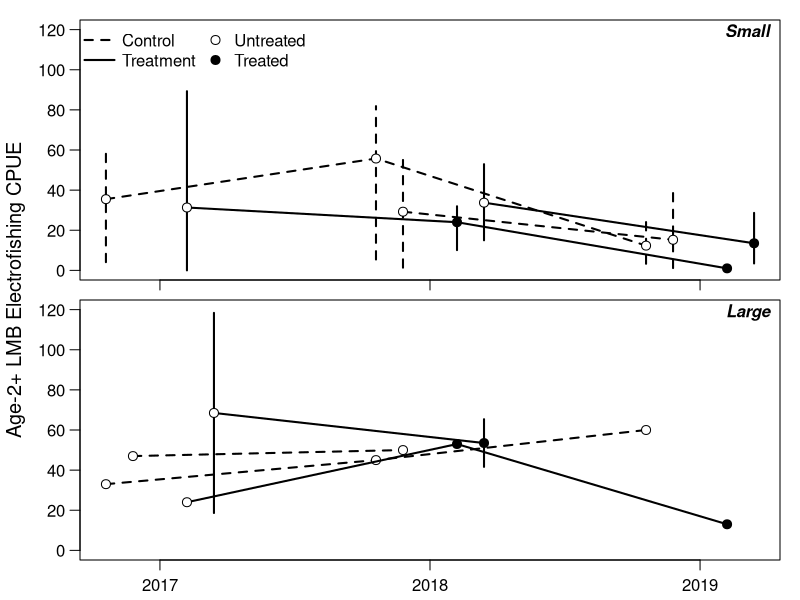

The R script that drew this image:

dat = read.csv("lmb_output.csv")
dat$new = ifelse(dat$lake %in% c("drummond3", "lm", "promise", "mark"), 1, 0)
dat$drop = ifelse(dat$lake %in% c("lee county lake", "barbour county lake", "washington county lake"), 1, 0)

yvar = "cpue_2p"

datsub = dat[,c("year", "type", "times_treat", "size_class", "new", "drop", yvar)]

library(dplyr)

plot_dat_sml = datsub %>% filter(size_class == "small") %>%
  group_by(year, type, new, times_treat) %>%
  summarize(
    mn = mean(cpue_2p, na.rm = T),
    lwr = quantile(cpue_2p, 0.025, na.rm = T),
    upr = quantile(cpue_2p, 0.975, na.rm = T)
    ) %>% ungroup
plot_dat_big = datsub %>% filter(size_class == "big") %>%
  group_by(year, type, drop, times_treat) %>%
  summarize(
    mn = mean(cpue_2p, na.rm = T),
    lwr = quantile(cpue_2p, 0.025, na.rm = T),
    upr = quantile(cpue_2p, 0.975, na.rm = T)
    ) %>% ungroup

plot_dat_sml$year = as.numeric(plot_dat_sml$year)
plot_dat_big$year = as.numeric(plot_dat_big$year)

off_c1 = -0.2
off_c2 = off_c1/2
off_t2 = 0.2
off_t1 = off_t2/2
ppi = 600
png("cpue_2p.png", h = 7 * ppi, w = 4 * ppi, res = ppi)

# small lakes
par(mfrow = c(2,1), mar = c(0.5,1,0.5,1), oma = c(1.5,3,0.5,0), cex.axis = 1, cex.lab = 1.2, mgp = c(1,0.75,0))
plot(1,1, type = "n", xlim = c(2017,2019) + range(c(off_c1, off_c2, off_t1, off_t2)), ylim = c(0,120),
     xaxt = "n", las = 1, ylab = "")
usr = par("usr"); xdiff = usr[2] - usr[1]; ydiff = usr[4] - usr[3]
text(x = usr[2] - xdiff * 0, y = usr[4] - ydiff * 0.05, pos = 2, "Small", font = 4)

# controls (not new entries)
ind = c(1,3,7)
lines(mn ~ I(year + off_c1), data = plot_dat_sml[ind,], lwd = 2, lty = 2, type = "l")
with(plot_dat_sml[ind,], segments(I(year + off_c1), lwr, I(year + off_c1), upr, lty = 2, lwd = 2))
points(mn ~ I(year + off_c1), data = plot_dat_sml[ind,], pch = 21, bg = "white", cex = 1.2)

# treats (not new entries)
ind = c(2,6,10)
lines(mn ~ I(year + off_t1), data = plot_dat_sml[ind,], lwd = 2, type = "l")
with(plot_dat_sml[ind,], segments(I(year + off_t1), lwr, I(year + off_t1), upr, lwd = 2))
points(mn ~ I(year + off_t1), data = plot_dat_sml[ind,], pch = 21, bg = c("white", "black", "black"), cex = 1.2)

# controls (new entry 2018)
ind = c(4,8)
lines(mn ~ I(year + off_c2), data = plot_dat_sml[ind,], lwd = 2, lty = 2, type = "l")
with(plot_dat_sml[ind,], segments(I(year + off_c2), lwr, I(year + off_c2), upr, lty = 2, lwd = 2))
points(mn ~ I(year + off_c2), data = plot_dat_sml[ind,], pch = 21, bg = "white", cex = 1.2)

# treats (new entry 2018)
ind = c(5,9)
lines(mn ~ I(year + off_t2), data = plot_dat_sml[ind,], lwd = 2, type = "l")
with(plot_dat_sml[ind,], segments(I(year + off_t2), lwr, I(year + off_t2), upr, lwd = 2))
points(mn ~ I(year + off_t2), data = plot_dat_sml[ind,], pch = 21, bg = c("white", "black"), cex = 1.2)

axis(side = 1, at = 2017:2019, labels = rep("", 3))
legend("topleft", legend = c("Control", "Treatment", "Untreated", "Treated"), ncol = 2,
       pch = c(NA, NA, 21, 21), pt.cex = c(NA, NA, 1.2, 1.2), pt.bg = c(NA, NA, "white", "black"),
       bty = "n", lty = c(2,1,NA,NA), lwd = c(2,2,NA,NA), x.intersp = c(0.5, 0.5, 0.25, 0.25))

# big lakes
plot_dat_big
plot(1,1, type = "n", xlim = c(2017,2019) + range(c(off_c1, off_c2, off_t1, off_t2)), ylim = c(0,120),
     xaxt = "n", las = 1, ylab = "")
usr = par("usr"); xdiff = usr[2] - usr[1]; ydiff = usr[4] - usr[3]
text(x = usr[2] - xdiff * 0, y = usr[4] - ydiff * 0.05, pos = 2, "Large", font = 4)
# controls (not new entries)
ind = c(1,5,9)
lines(mn ~ I(year + off_c1), data = plot_dat_big[ind,], lwd = 2, lty = 2, type = "l")
with(plot_dat_big[ind,], segments(I(year + off_c1), lwr, I(year + off_c1), upr, lty = 2, lwd = 2))
points(mn ~ I(year + off_c1), data = plot_dat_big[ind,], pch = 21, bg = "white", cex = 1.2)

# treats (not new entries)
ind = c(3,7,10)
lines(mn ~ I(year + off_t1), data = plot_dat_big[ind,], lwd = 2, type = "l")
with(plot_dat_big[ind,], segments(I(year + off_t1), lwr, I(year + off_t1), upr, lwd = 2))
points(mn ~ I(year + off_t1), data = plot_dat_big[ind,], pch = 21, bg = c("white", "black", "black"), cex = 1.2)

# controls (new entry 2018)
ind = c(2,6)
lines(mn ~ I(year + off_c2), data = plot_dat_big[ind,], lwd = 2, lty = 2, type = "l")
with(plot_dat_big[ind,], segments(I(year + off_c2), lwr, I(year + off_c2), upr, lty = 2, lwd = 2))
points(mn ~ I(year + off_c2), data = plot_dat_big[ind,], pch = 21, bg = "white", cex = 1.2)

# treats (new entry 2018)
ind = c(4,8)
lines(mn ~ I(year + off_t2), data = plot_dat_big[ind,], lwd = 2, type = "l")
with(plot_dat_big[ind,], segments(I(year + off_t2), lwr, I(year + off_t2), upr, lwd = 2))
points(mn ~ I(year + off_t2), data = plot_dat_big[ind,], pch = 21, bg = c("white", "black"), cex = 1.2)

axis(side = 1, at = 2017:2019, labels = 2017:2019)
mtext(side = 2, outer = T, "Age-2+ LMB Electrofishing CPUE", line = 1.75, cex = 1.2) 
dev.off()


